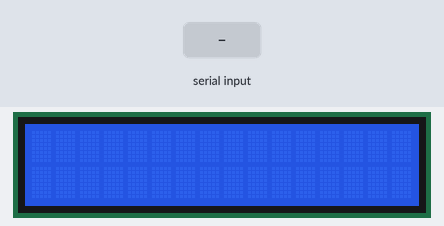
The sketch below on a simulated Arduino Uno, built with avr-gcc and run on an emulated ATmega328P. On the bench: 16×2 character LCD. The test bench sets the inputs (shaded band). What the sketch prints to the serial monitor is not drawn.

Above: at 1.2 s.
1.3 s: "90,45\n" received over Serial
At 1.8 s:
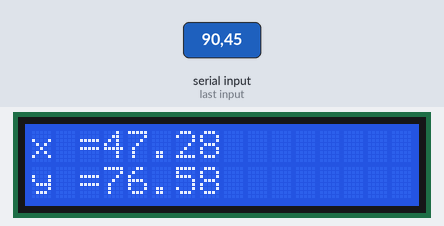
2.8 s: "30,150\n" received over Serial
At 5.1 s:
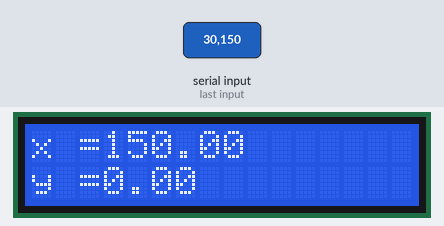
Timing chart, 0 to 6.6 s (numbered marks = the images above; inputs shaded):
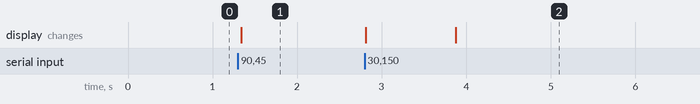

Measured:
- after the input at 1.3 s, the display: changes at once (image 1)
- after the input at 2.8 s, the display: first changes at once (image 2 shows a later state)

The sketch:

TP5_2.ino
```cpp
#include <LiquidCrystal.h>

LiquidCrystal lcd(2, 3, 4, 5, 6, 7);

float modulo,angulo;

void setup() {

  lcd.begin(16, 2);
  Serial.begin(9600);
}

void loop()
{

  Serial.println("Ingrese el valor del modulo: ");
  while(!Serial.available());
  float modulo = Serial.parseFloat();

  Serial.println("Ingrese el valor del angulo: ");
  while(!Serial.available());
  float angulo = Serial.parseFloat();

  lcd.clear();

  Serial.println("El valor del modulo es: ");
  Serial.println(modulo);

  Serial.println("El valor del angulo es: ");
  Serial.println(angulo);

  float x = cos(angulo) * modulo;

  float y = sin(angulo) * modulo;

  lcd.setCursor(0,0);
  lcd.print("x");
  lcd.setCursor(2,0);
  lcd.print("=");
  lcd.setCursor(3,0);
  lcd.println(x);

  lcd.setCursor(0,1);
  lcd.print("y");
  lcd.setCursor(2,1);
  lcd.print("=");
  lcd.setCursor(3,1);
  lcd.println(y);

}
```
